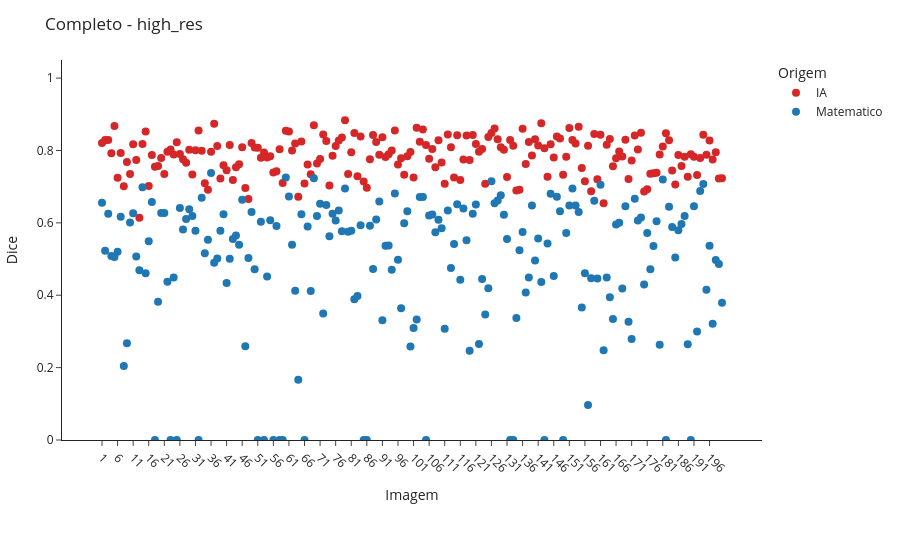
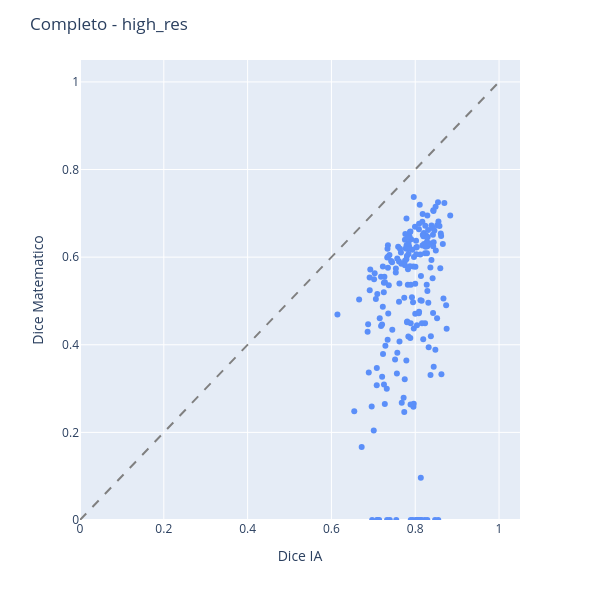

The cell these charts' notebook holds for them, in order:
### Code cell
# Completo - High Res
scenario_image_df = cmp.build_ostia_image_comparison_df(full_ia_df, full_math_df)
viz.plot_image_dice_scatter_interactive(scenario_image_df, "high_res", comparison_title="Completo")
viz.plot_ia_vs_math_scatter_interactive(scenario_image_df, "high_res", comparison_title="Completo")

### Figure 1 — Plotly figure (JSON) as saved in the notebook; plotly's stock layout.template omitted (floating-point values rounded to 4 significant figures; data arrays with more than 128 entries replaced by an {"elided": "..."} marker saying what was removed)
{"data": [{"customdata": {"elided": "200x2 mixed values"}, "hovertemplate": "img_id: %{customdata[0]}<br>Dice: %{y:.3f}<br>Metodo: %{customdata[1]}<extra></extra>", "marker": {"color": "#D62728", "size": 8}, "mode": "markers", "name": "IA", "type": "scatter", "x": {"elided": "200 str values"}, "y": {"elided": "200 float values"}}, {"customdata": {"elided": "200x2 mixed values"}, "hovertemplate": "img_id: %{customdata[0]}<br>Dice: %{y:.3f}<br>Metodo: %{customdata[1]}<extra></extra>", "marker": {"color": "#1F77B4", "size": 8}, "mode": "markers", "name": "Matematico", "type": "scatter", "x": {"elided": "200 str values"}, "y": {"elided": "200 float values"}}], "layout": {"legend": {"title": {"text": "Origem"}}, "margin": {"b": 120, "l": 40, "r": 20, "t": 60}, "title": {"text": "Completo - high_res"}, "xaxis": {"tickangle": 45, "title": {"text": "Imagem"}}, "yaxis": {"range": [0, 1.05], "title": {"text": "Dice"}}}}

### Figure 2 — Plotly figure (JSON) as saved in the notebook; plotly's stock layout.template omitted (floating-point values rounded to 4 significant figures; data arrays with more than 128 entries replaced by an {"elided": "..."} marker saying what was removed)
{"data": [{"customdata": {"elided": "200x3 mixed values"}, "hovertemplate": "ia_dice=%{x}<br>math_dice=%{y}<br>img_id=%{customdata[0]}<br>ia_method=%{customdata[1]}<br>math_method=%{customdata[2]}<extra></extra>", "legendgroup": "", "marker": {"color": "#5B8FF9", "symbol": "circle"}, "mode": "markers", "name": "", "orientation": "v", "showlegend": false, "type": "scatter", "x": {"elided": "200 float values"}, "xaxis": "x", "y": {"elided": "200 float values"}, "yaxis": "y"}], "layout": {"height": 600, "legend": {"tracegroupgap": 0}, "margin": {"t": 60}, "shapes": [{"line": {"color": "gray", "dash": "dash"}, "type": "line", "x0": 0, "x1": 1, "y0": 0, "y1": 1}], "title": {"text": "Completo - high_res"}, "width": 600, "xaxis": {"anchor": "y", "domain": [0, 1], "range": [0, 1.05], "title": {"text": "Dice IA"}}, "yaxis": {"anchor": "x", "domain": [0, 1], "range": [0, 1.05], "title": {"text": "Dice Matematico"}}}}
